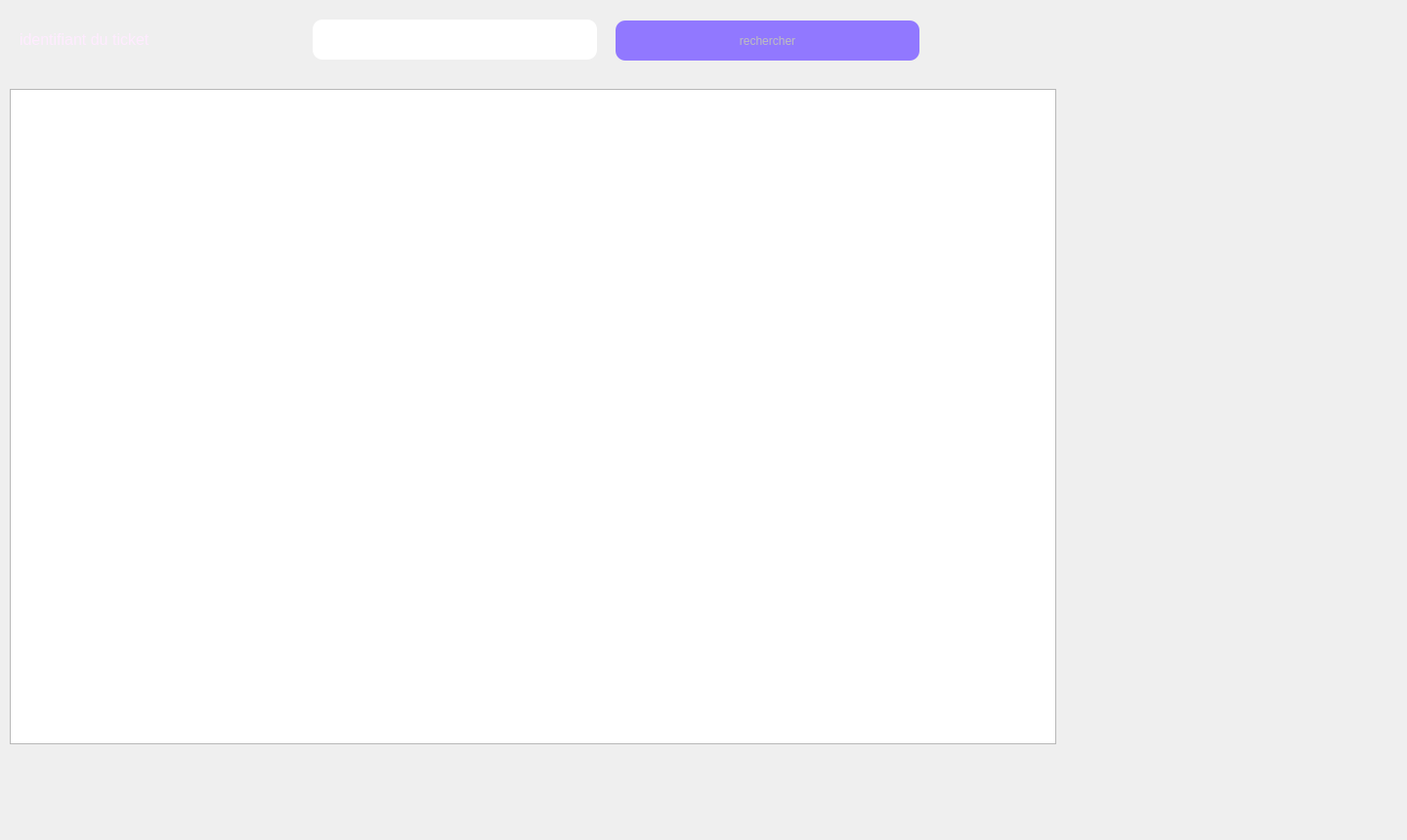
     <widget class="QWidget" name="tab_14">
      <attribute name="title">
       <string>rechercher</string>
      </attribute>
      <widget class="QLabel" name="label_35">
       <property name="geometry">
        <rect>
         <x>20</x>
         <y>10</y>
         <width>291</width>
         <height>61</height>
        </rect>
       </property>
       <property name="palette">
        <palette>
         <active>
          <colorrole role="WindowText">
           <brush brushstyle="SolidPattern">
            <color alpha="255">
             <red>255</red>
             <green>235</green>
             <blue>255</blue>
            </color>
           </brush>
          </colorrole>
          <colorrole role="Button">
           <brush brushstyle="SolidPattern">
            <color alpha="255">
             <red>255</red>
             <green>255</green>
             <blue>255</blue>
            </color>
           </brush>
          </colorrole>
          <colorrole role="Light">
           <brush brushstyle="SolidPattern">
            <color alpha="255">
             <red>255</red>
             <green>255</green>
             <blue>255</blue>
            </color>
           </brush>
          </colorrole>
          <colorrole role="Midlight">
           <brush brushstyle="SolidPattern">
            <color alpha="255">
             <red>255</red>
             <green>255</green>
             <blue>255</blue>
            </color>
           </brush>
          </colorrole>
          <colorrole role="Dark">
           <brush brushstyle="SolidPattern">
            <color alpha="255">
             <red>127</red>
             <green>127</green>
             <blue>127</blue>
            </color>
           </brush>
          </colorrole>
          <colorrole role="Mid">
           <brush brushstyle="SolidPattern">
            <color alpha="255">
             <red>170</red>
             <green>170</green>
             <blue>170</blue>
            </color>
           </brush>
          </colorrole>
          <colorrole role="Text">
           <brush brushstyle="SolidPattern">
            <color alpha="255">
             <red>0</red>
             <green>0</green>
             <blue>0</blue>
            </color>
           </brush>
          </colorrole>
          <colorrole role="BrightText">
           <brush brushstyle="SolidPattern">
            <color alpha="255">
             <red>255</red>
             <green>255</green>
             <blue>255</blue>
            </color>
           </brush>
          </colorrole>
          <colorrole role="ButtonText">
           <brush brushstyle="SolidPattern">
            <color alpha="255">
             <red>0</red>
             <green>0</green>
             <blue>0</blue>
            </color>
           </brush>
          </colorrole>
          <colorrole role="Base">
           <brush brushstyle="SolidPattern">
            <color alpha="255">
             <red>255</red>
             <green>255</green>
             <blue>255</blue>
            </color>
           </brush>
          </colorrole>
          <colorrole role="Window">
           <brush brushstyle="SolidPattern">
            <color alpha="255">
             <red>255</red>
             <green>255</green>
             <blue>255</blue>
            </color>
           </brush>
          </colorrole>
          <colorrole role="Shadow">
           <brush brushstyle="SolidPattern">
            <color alpha="255">
             <red>0</red>
             <green>0</green>
             <blue>0</blue>
            </color>
           </brush>
          </colorrole>
          <colorrole role="AlternateBase">
           <brush brushstyle="SolidPattern">
            <color alpha="255">
             <red>255</red>
             <green>255</green>
             <blue>255</blue>
            </color>
           </brush>
          </colorrole>
          <colorrole role="ToolTipBase">
           <brush brushstyle="SolidPattern">
            <color alpha="255">
             <red>255</red>
             <green>255</green>
             <blue>220</blue>
            </color>
           </brush>
          </colorrole>
          <colorrole role="ToolTipText">
           <brush brushstyle="SolidPattern">
            <color alpha="255">
             <red>0</red>
             <green>0</green>
             <blue>0</blue>
            </color>
           </brush>
          </colorrole>
          <colorrole role="PlaceholderText">
           <brush brushstyle="SolidPattern">
            <color alpha="128">
             <red>0</red>
             <green>0</green>
             <blue>0</blue>
            </color>
           </brush>
          </colorrole>
         </active>
         <inactive>
          <colorrole role="WindowText">
           <brush brushstyle="SolidPattern">
            <color alpha="255">
             <red>255</red>
             <green>235</green>
             <blue>255</blue>
            </color>
           </brush>
          </colorrole>
          <colorrole role="Button">
           <brush brushstyle="SolidPattern">
            <color alpha="255">
             <red>255</red>
             <green>255</green>
             <blue>255</blue>
            </color>
           </brush>
          </colorrole>
          <colorrole role="Light">
           <brush brushstyle="SolidPattern">
            <color alpha="255">
             <red>255</red>
             <green>255</green>
             <blue>255</blue>
            </color>
           </brush>
          </colorrole>
          <colorrole role="Midlight">
           <brush brushstyle="SolidPattern">
            <color alpha="255">
             <red>255</red>
             <green>255</green>
             <blue>255</blue>
            </color>
           </brush>
          </colorrole>
          <colorrole role="Dark">
           <brush brushstyle="SolidPattern">
            <color alpha="255">
             <red>127</red>
             <green>127</green>
             <blue>127</blue>
            </color>
           </brush>
          </colorrole>
          <colorrole role="Mid">
           <brush brushstyle="SolidPattern">
            <color alpha="255">
             <red>170</red>
             <green>170</green>
             <blue>170</blue>
            </color>
           </brush>
          </colorrole>
          <colorrole role="Text">
           <brush brushstyle="SolidPattern">
            <color alpha="255">
             <red>0</red>
             <green>0</green>
             <blue>0</blue>
            </color>
           </brush>
          </colorrole>
          <colorrole role="BrightText">
           <brush brushstyle="SolidPattern">
            <color alpha="255">
             <red>255</red>
             <green>255</green>
             <blue>255</blue>
            </color>
           </brush>
          </colorrole>
          <colorrole role="ButtonText">
           <brush brushstyle="SolidPattern">
            <color alpha="255">
             <red>0</red>
             <green>0</green>
             <blue>0</blue>
            </color>
           </brush>
          </colorrole>
          <colorrole role="Base">
           <brush brushstyle="SolidPattern">
            <color alpha="255">
             <red>255</red>
             <green>255</green>
             <blue>255</blue>
            </color>
           </brush>
          </colorrole>
          <colorrole role="Window">
           <brush brushstyle="SolidPattern">
            <color alpha="255">
             <red>255</red>
             <green>255</green>
             <blue>255</blue>
            </color>
           </brush>
          </colorrole>
          <colorrole role="Shadow">
           <brush brushstyle="SolidPattern">
            <color alpha="255">
             <red>0</red>
             <green>0</green>
             <blue>0</blue>
            </color>
           </brush>
          </colorrole>
          <colorrole role="AlternateBase">
           <brush brushstyle="SolidPattern">
            <color alpha="255">
             <red>255</red>
             <green>255</green>
             <blue>255</blue>
            </color>
           </brush>
          </colorrole>
          <colorrole role="ToolTipBase">
           <brush brushstyle="SolidPattern">
            <color alpha="255">
             <red>255</red>
             <green>255</green>
             <blue>220</blue>
            </color>
           </brush>
          </colorrole>
          <colorrole role="ToolTipText">
           <brush brushstyle="SolidPattern">
            <color alpha="255">
             <red>0</red>
             <green>0</green>
             <blue>0</blue>
            </color>
           </brush>
          </colorrole>
          <colorrole role="PlaceholderText">
           <brush brushstyle="SolidPattern">
            <color alpha="128">
             <red>0</red>
             <green>0</green>
             <blue>0</blue>
            </color>
           </brush>
          </colorrole>
         </inactive>
         <disabled>
          <colorrole role="WindowText">
           <brush brushstyle="SolidPattern">
            <color alpha="255">
             <red>127</red>
             <green>127</green>
             <blue>127</blue>
            </color>
           </brush>
          </colorrole>
          <colorrole role="Button">
           <brush brushstyle="SolidPattern">
            <color alpha="255">
             <red>255</red>
             <green>255</green>
             <blue>255</blue>
            </color>
           </brush>
          </colorrole>
          <colorrole role="Light">
           <brush brushstyle="SolidPattern">
            <color alpha="255">
             <red>255</red>
             <green>255</green>
             <blue>255</blue>
            </color>
           </brush>
          </colorrole>
          <colorrole role="Midlight">
           <brush brushstyle="SolidPattern">
            <color alpha="255">
             <red>255</red>
             <green>255</green>
             <blue>255</blue>
            </color>
           </brush>
          </colorrole>
          <colorrole role="Dark">
           <brush brushstyle="SolidPattern">
            <color alpha="255">
             <red>127</red>
             <green>127</green>
             <blue>127</blue>
            </color>
           </brush>
          </colorrole>
          <colorrole role="Mid">
           <brush brushstyle="SolidPattern">
            <color alpha="255">
             <red>170</red>
             <green>170</green>
             <blue>170</blue>
            </color>
           </brush>
          </colorrole>
          <colorrole role="Text">
           <brush brushstyle="SolidPattern">
            <color alpha="255">
             <red>127</red>
             <green>127</green>
             <blue>127</blue>
            </color>
           </brush>
          </colorrole>
          <colorrole role="BrightText">
           <brush brushstyle="SolidPattern">
            <color alpha="255">
             <red>255</red>
             <green>255</green>
             <blue>255</blue>
            </color>
           </brush>
          </colorrole>
          <colorrole role="ButtonText">
           <brush brushstyle="SolidPattern">
            <color alpha="255">
             <red>127</red>
             <green>127</green>
             <blue>127</blue>
            </color>
           </brush>
          </colorrole>
          <colorrole role="Base">
           <brush brushstyle="SolidPattern">
            <color alpha="255">
             <red>255</red>
             <green>255</green>
             <blue>255</blue>
            </color>
           </brush>
          </colorrole>
          <colorrole role="Window">
           <brush brushstyle="SolidPattern">
            <color alpha="255">
             <red>255</red>
             <green>255</green>
             <blue>255</blue>
            </color>
           </brush>
          </colorrole>
          <colorrole role="Shadow">
           <brush brushstyle="SolidPattern">
            <color alpha="255">
             <red>0</red>
             <green>0</green>
             <blue>0</blue>
            </color>
           </brush>
          </colorrole>
          <colorrole role="AlternateBase">
           <brush brushstyle="SolidPattern">
            <color alpha="255">
             <red>255</red>
             <green>255</green>
             <blue>255</blue>
            </color>
           </brush>
          </colorrole>
          <colorrole role="ToolTipBase">
           <brush brushstyle="SolidPattern">
            <color alpha="255">
             <red>255</red>
             <green>255</green>
             <blue>220</blue>
            </color>
           </brush>
          </colorrole>
          <colorrole role="ToolTipText">
           <brush brushstyle="SolidPattern">
            <color alpha="255">
             <red>0</red>
             <green>0</green>
             <blue>0</blue>
            </color>
           </brush>
          </colorrole>
          <colorrole role="PlaceholderText">
           <brush brushstyle="SolidPattern">
            <color alpha="128">
             <red>0</red>
             <green>0</green>
             <blue>0</blue>
            </color>
           </brush>
          </colorrole>
         </disabled>
        </palette>
       </property>
       <property name="text">
        <string>&lt;html&gt;&lt;head/&gt;&lt;body&gt;&lt;p&gt;&lt;span style=&quot; font-size:12pt;&quot;&gt;identifiant du ticket&lt;/span&gt;&lt;/p&gt;&lt;/body&gt;&lt;/html&gt;</string>
       </property>
      </widget>
      <widget class="QLineEdit" name="lineEdit_10">
       <property name="geometry">
        <rect>
         <x>320</x>
         <y>20</y>
         <width>291</width>
         <height>41</height>
        </rect>
       </property>
       <property name="styleSheet">
        <string notr="true">border-radius: 10px;</string>
       </property>
      </widget>
      <widget class="QPushButton" name="pushButton_6">
       <property name="enabled">
        <bool>false</bool>
       </property>
       <property name="geometry">
        <rect>
         <x>630</x>
         <y>21</y>
         <width>311</width>
         <height>41</height>
        </rect>
       </property>
       <property name="cursor">
        <cursorShape>PointingHandCursor</cursorShape>
       </property>
       <property name="styleSheet">
        <string notr="true">background-color: rgb(0, 0, 255);
background-color: rgb(145, 120, 255);
border-radius: 10px;</string>
       </property>
       <property name="text">
        <string>rechercher</string>
       </property>
      </widget>
      <widget class="QLabel" name="label_45">
       <property name="geometry">
        <rect>
         <x>0</x>
         <y>0</y>
         <width>1431</width>
         <height>851</height>
        </rect>
       </property>
       <property name="text">
        <string/>
       </property>
       <property name="pixmap">
        <pixmap>../images/bg.v1.jpg</pixmap>
       </property>
      </widget>
      <widget class="QTableView" name="tabticrec">
       <property name="geometry">
        <rect>
         <x>10</x>
         <y>91</y>
         <width>1071</width>
         <height>671</height>
        </rect>
       </property>
      </widget>
      <zorder>label_45</zorder>
      <zorder>label_35</zorder>
      <zorder>lineEdit_10</zorder>
      <zorder>pushButton_6</zorder>
      <zorder>tabticrec</zorder>
     </widget>
